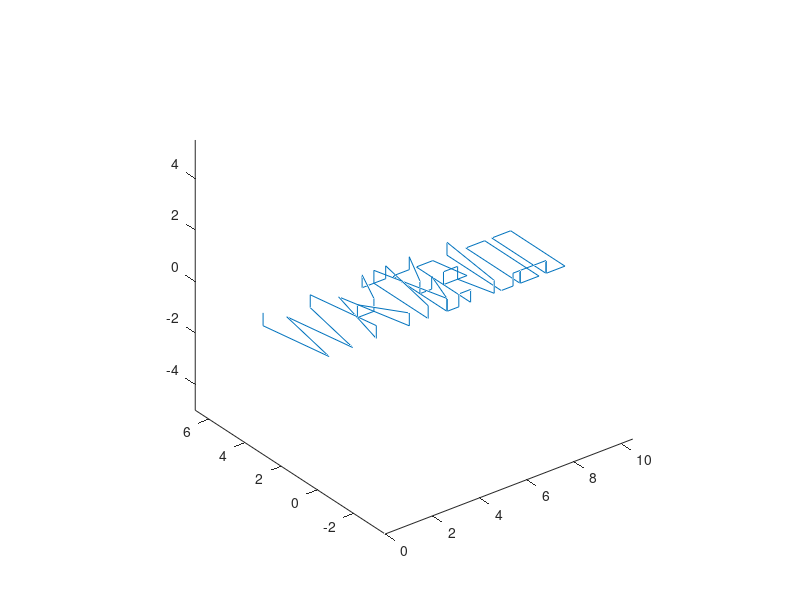

Write MATLAB code to recreate this figure.
% Define the coordinates for the letters in WATERLOO
W = {[0,3,0; 0.5,0,0; 1,3,0; 1.5,0,0; 2,3,0]};
A = {[2.5,0,0; 3.2,3,0; 3.9,0,0], [2.85,1.5,0; 3.55,1.5,0]};
T = {[4.2,3,0; 5.2,3,0], [4.7,0,0; 4.7,3,0]};
E = {[5.5,0,0; 5.5,3,0; 6.2,3,0], [5.5,1.5,0; 6.0,1.5,0], [5.5,0,0; 6.0,0,0]};
R = {[6.5,0,0; 6.5,3,0; 7.2,3,0; 7.5,1.5,0; 6.5,1.5,0], [7.1,1.5,0; 7.5,0,0]};
L = {[7.8,3,0; 7.8,0,0; 8.3,0,0]};
O = {[8.6,0,0; 8.6,3,0; 9.4,3,0; 9.4,0,0; 8.6,0,0]};
O2 = {[9.7,0,0; 9.7,3,0; 10.5,3,0; 10.5,0,0; 9.7,0,0]};

% Combine into a single cell array of paths with NaN separators to prevent connecting letters
waterloo_paths = [W, NaN(1,2), A, NaN(1,2), T, NaN(1,2), ...
                  E, NaN(1,2), R, NaN(1,2), L, NaN(1,2), O, NaN(1,2), O2];

% Extract X and Y data points and plot
X = []; Y = [];
for i = 1:length(waterloo_paths)
    if ~isnan(waterloo_paths{i})
        X = [X; waterloo_paths{i}(:,1); NaN];
        Y = [Y; waterloo_paths{i}(:,2); NaN];
    end
end

figure;
plot(X, Y, 'LineWidth', 3, 'Color', 'b');
axis equal;
title('Piecewise Linear "WATERLOO"');
xlabel('X'); ylabel('Y');
set(gca, 'YDir', 'normal');

% Combine into a single cell array of paths with NaN separators to prevent connecting letters
waterloo_paths = [W, NaN(1,3), A, NaN(1,3), T, NaN(1,3), ...
                  E, NaN(1,3), R, NaN(1,3), L, NaN(1,3), O, NaN(1,3), O2];
% Extract X and Y data points and plot
X = []; Y = []; Z = [];
for i = 1:length(waterloo_paths)
    if ~isnan(waterloo_paths{i})
        X = [X; waterloo_paths{i}(1,1); waterloo_paths{i}(:,1); waterloo_paths{i}(end,1)];
        Y = [Y; waterloo_paths{i}(1,2); waterloo_paths{i}(:,2); waterloo_paths{i}(end,2)];
        Z = [Z; 0.5; waterloo_paths{i}(:,3); 0.5];
    end
end

plot3(X,Y,Z); axis equal
